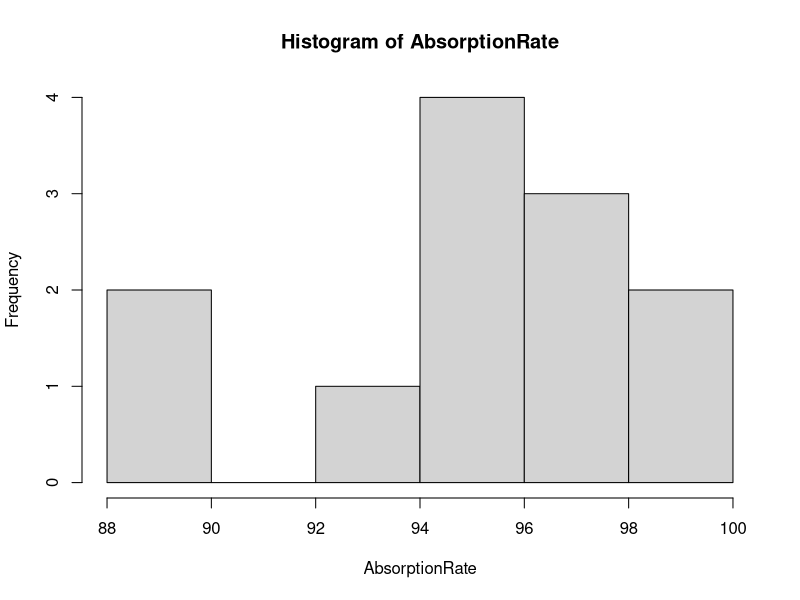
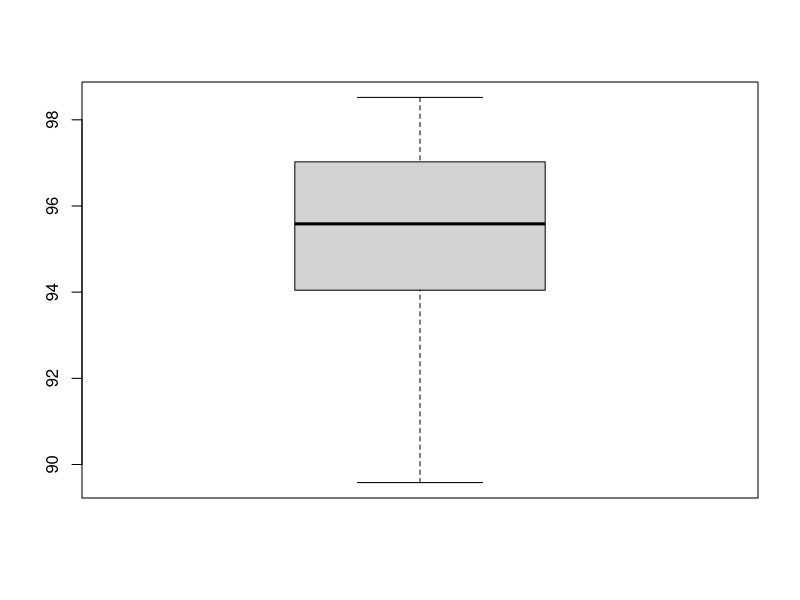
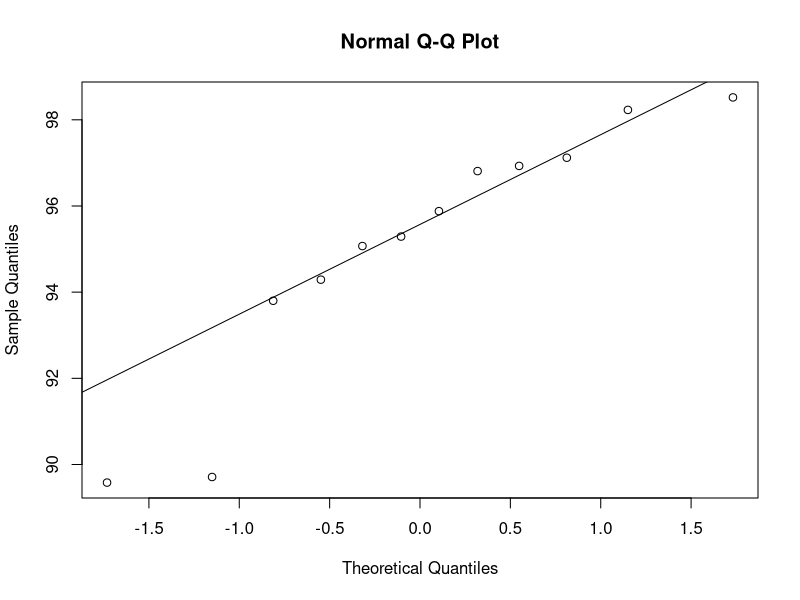

Recreate these plots in R, in order.
AbsorptionRate <- c(98.23, 95.29, 98.52, 94.29, 97.12, 89.58, 93.80, 95.07, 96.81, 89.71, 95.88, 96.93)

hist(AbsorptionRate)	# histogram
boxplot(AbsorptionRate)	# boxplot
# normal probability plot
	qqnorm(AbsorptionRate)	
	qqline(AbsorptionRate)

# 93% confidence interval
	z <- qnorm(1-((1-0.93)/2))	# gives us z-score
	mean <- mean(AbsorptionRate)
	n <- length(AbsorptionRate)
	sd <- (sd(AbsorptionRate)/sqrt(n))
	errormargin <- (z*sd)	# calculate margin of error
	# calculate bounds
		low <- mean - errormargin
		high <- mean + errormargin
		low	# 93.57055
		high	# 96.63445
	# interpretation: values for true mean are between 93.57077 and 96.63445. Mean falls in interval